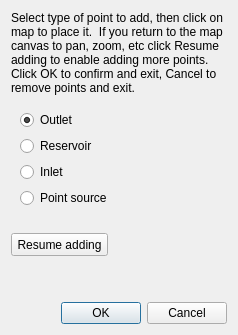
<?xml version="1.0" encoding="UTF-8"?>
<ui version="4.0">
 <class>OutletsDialog</class>
 <widget class="QDialog" name="OutletsDialog">
  <property name="geometry">
   <rect>
    <x>0</x>
    <y>0</y>
    <width>238</width>
    <height>335</height>
   </rect>
  </property>
  <property name="windowTitle">
   <string>Inlets/outlets</string>
  </property>
  <property name="windowIcon">
   <iconset resource="resources.qrc">
    <normaloff>:/plugins/QSWATPlus/swatplus.ico</normaloff>:/plugins/QSWATPlus/swatplus.ico</iconset>
  </property>
  <layout class="QVBoxLayout" name="verticalLayout_2">
   <item>
    <widget class="QLabel" name="label">
     <property name="text">
      <string>Select type of point to add, then click on map to place it.  If you return to the map canvas to pan, zoom, etc click Resume adding to enable adding more points. Click OK to confirm and exit, Cancel to remove points and exit.</string>
     </property>
     <property name="wordWrap">
      <bool>true</bool>
     </property>
    </widget>
   </item>
   <item>
    <widget class="QWidget" name="widget" native="true">
     <layout class="QVBoxLayout" name="verticalLayout">
      <item>
       <widget class="QRadioButton" name="outletButton">
        <property name="text">
         <string>Outlet</string>
        </property>
        <property name="checked">
         <bool>true</bool>
        </property>
        <property name="autoExclusive">
         <bool>true</bool>
        </property>
       </widget>
      </item>
      <item>
       <widget class="QRadioButton" name="reservoirButton">
        <property name="text">
         <string>Reservoir</string>
        </property>
       </widget>
      </item>
      <item>
       <widget class="QRadioButton" name="inletButton">
        <property name="text">
         <string>Inlet</string>
        </property>
       </widget>
      </item>
      <item>
       <widget class="QRadioButton" name="ptsourceButton">
        <property name="text">
         <string>Point source</string>
        </property>
       </widget>
      </item>
     </layout>
    </widget>
   </item>
   <item>
    <widget class="QWidget" name="widget_2" native="true">
     <widget class="QPushButton" name="resumeButton">
      <property name="geometry">
       <rect>
        <x>0</x>
        <y>10</y>
        <width>97</width>
        <height>23</height>
       </rect>
      </property>
      <property name="text">
       <string>Resume adding</string>
      </property>
     </widget>
    </widget>
   </item>
   <item>
    <widget class="QDialogButtonBox" name="buttonBox">
     <property name="orientation">
      <enum>Qt::Horizontal</enum>
     </property>
     <property name="standardButtons">
      <set>QDialogButtonBox::Cancel|QDialogButtonBox::Ok</set>
     </property>
    </widget>
   </item>
  </layout>
 </widget>
 <resources>
  <include location="resources.qrc"/>
 </resources>
 <connections>
  <connection>
   <sender>buttonBox</sender>
   <signal>accepted()</signal>
   <receiver>OutletsDialog</receiver>
   <slot>accept()</slot>
   <hints>
    <hint type="sourcelabel">
     <x>248</x>
     <y>254</y>
    </hint>
    <hint type="destinationlabel">
     <x>157</x>
     <y>274</y>
    </hint>
   </hints>
  </connection>
  <connection>
   <sender>buttonBox</sender>
   <signal>rejected()</signal>
   <receiver>OutletsDialog</receiver>
   <slot>reject()</slot>
   <hints>
    <hint type="sourcelabel">
     <x>316</x>
     <y>260</y>
    </hint>
    <hint type="destinationlabel">
     <x>286</x>
     <y>274</y>
    </hint>
   </hints>
  </connection>
 </connections>
</ui>
